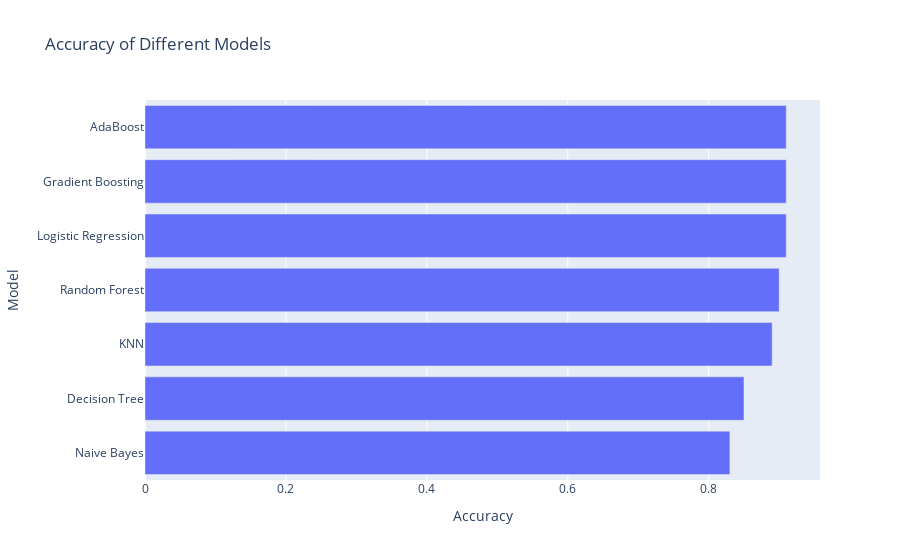

Source (notebook cell):
### Markdown cell above
### Model comparison

### Code cell
# Create a horizontal bar plot for accuracies
px.bar(accuracies_df.sort_values('Accuracy'),x='Accuracy',y='Model', orientation='h',title='Accuracy of Different Models')

### Figure 1 — Plotly figure (JSON) as saved in the notebook; plotly's stock layout.template omitted (floating-point values rounded to 4 significant figures)
{"data": [{"alignmentgroup": "True", "hovertemplate": "Accuracy=%{x}<br>Model=%{y}<extra></extra>", "legendgroup": "", "marker": {"color": "#636efa", "pattern": {"shape": ""}}, "name": "", "offsetgroup": "", "orientation": "h", "showlegend": false, "textposition": "auto", "type": "bar", "x": [0.83, 0.85, 0.89, 0.9, 0.91, 0.91, 0.91], "xaxis": "x", "y": ["Naive Bayes", "Decision Tree", "KNN", "Random Forest", "Logistic Regression", "Gradient Boosting", "AdaBoost"], "yaxis": "y"}], "layout": {"barmode": "relative", "legend": {"tracegroupgap": 0}, "title": {"text": "Accuracy of Different Models"}, "xaxis": {"anchor": "y", "domain": [0, 1], "title": {"text": "Accuracy"}}, "yaxis": {"anchor": "x", "domain": [0, 1], "title": {"text": "Model"}}}}
